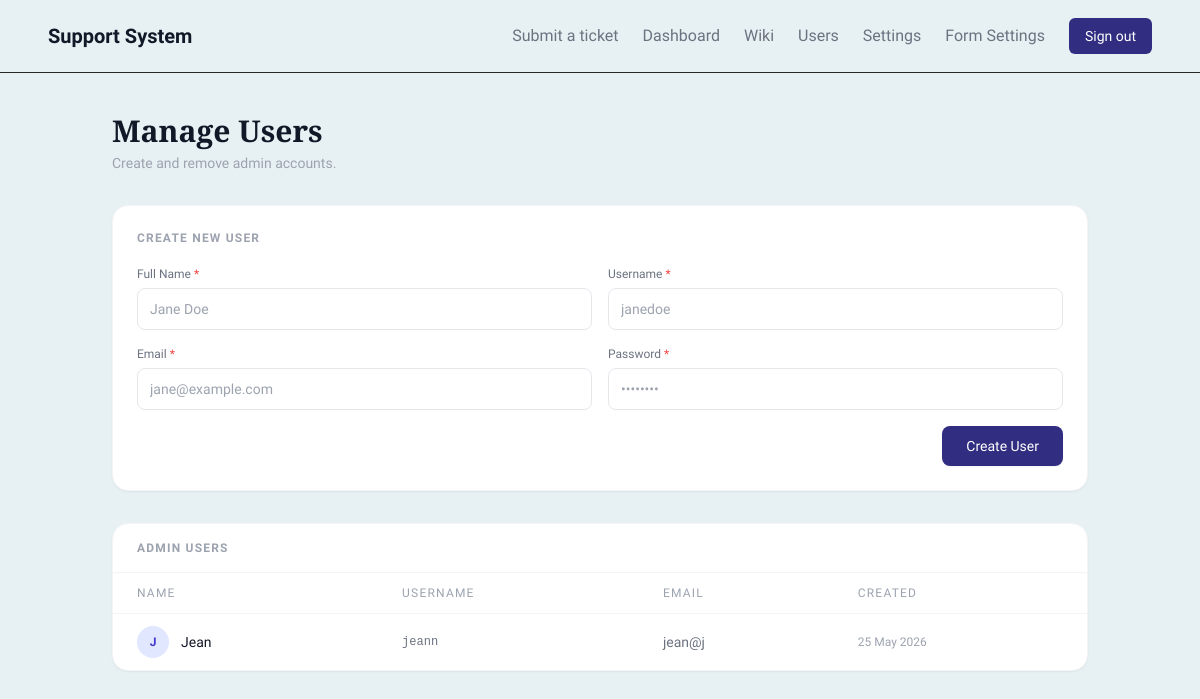
The app's page /admin/users (signed in) with its own data.
### models/user.py (models this page shows)
class User(db.Model, UserMixin):
    __tablename__ = 'users'
    id = db.Column(db.Integer, primary_key=True)
    name = db.Column(db.String(100), nullable=False)
    username = db.Column(db.String(80), unique=True, nullable=False)
    email = db.Column(db.String(120), unique=True, nullable=False)
    password_hash = db.Column(db.String(200), nullable=False)
    is_superadmin = db.Column(db.Boolean, default=False)
    created_at = db.Column(db.DateTime, default=datetime.utcnow)
    is_active = db.Column(db.Boolean, default=True, nullable=False)

### routes/admin.py (the view)
@admin_bp.route('/users')
@login_required
@require_permission('Users', 'can_view')
def users():
    all_users = User.query.filter_by(is_superadmin=False, is_active=True).order_by(User.created_at.desc()).all()
    return render_template('admin/users.html', users=all_users)

### app.py (called while the page is built)
@app.after_request
def add_no_cache(response):
    response.headers['Cache-Control'] = 'no-cache, no-store, must-revalidate'
    response.headers['Pragma'] = 'no-cache'
    response.headers['Expires'] = '0'
    return response

### routes/admin.py (called while the page is built, shortened)
@admin_bp.context_processor
def admin_permissions():
    def _perm(module):
        return UserPermission.query.filter_by(
            user_id=current_user.id, module=module
        ).first()
    return dict(
        users_perm=_perm('Users'),
        settings_perm=_perm('Settings'),
        form_settings_perm=_perm('Form Settings'),
        reports_perm=_perm('Reports'),
    )

### templates/admin/users.html (shortened to what this page needs)
{% extends "base.html" %}
{% block content %}
<div class="max-w-5xl mx-auto px-6 py-10">
  <div class="flex items-center gap-4 mb-8">
    <div>
      <h1 class="text-3xl font-bold text-gray-900" style="font-family: 'Playfair Display', serif;">Manage Users</h1>
      <p class="text-sm text-gray-400 mt-1">Create and remove admin accounts.</p>
    </div>
  </div>
  {% if users_perm and users_perm.can_create %}
  <div class="bg-white rounded-2xl border border-gray-100 shadow-sm p-6 mb-8">
    <h2 class="text-xs font-semibold uppercase tracking-widest text-gray-400 mb-5">Create New User</h2>
    <form method="POST" action="{{ url_for('admin.create_user') }}">
      <div class="grid grid-cols-1 sm:grid-cols-2 gap-4 mb-4">
        <div>
          <label class="block text-xs font-medium text-gray-500 mb-1.5">Full Name <span class="text-red-500">*</span></label>
          <input type="text" name="name" required placeholder="Jane Doe"
                 class="w-full rounded-lg border border-gray-200 px-3 py-2.5 text-sm text-gray-900 placeholder-gray-400
                        focus:outline-none focus:ring-2 focus:ring-indigo-500 transition">
        </div>
        <div>
          <label class="block text-xs font-medium text-gray-500 mb-1.5">Username <span class="text-red-500">*</span></label>
          <input type="text" name="username" required placeholder="janedoe"
                 class="w-full rounded-lg border border-gray-200 px-3 py-2.5 text-sm text-gray-900 placeholder-gray-400
                        focus:outline-none focus:ring-2 focus:ring-indigo-500 transition">
        </div>
        <div>
          <label class="block text-xs font-medium text-gray-500 mb-1.5">Email <span class="text-red-500">*</span></label>
          <input type="email" name="email" required placeholder="jane@example.com"
                 class="w-full rounded-lg border border-gray-200 px-3 py-2.5 text-sm text-gray-900 placeholder-gray-400
                        focus:outline-none focus:ring-2 focus:ring-indigo-500 transition">
        </div>
        <div>
          <label class="block text-xs font-medium text-gray-500 mb-1.5">Password <span class="text-red-500">*</span></label>
          <input type="password" name="password" required placeholder="••••••••"
                 class="w-full rounded-lg border border-gray-200 px-3 py-2.5 text-sm text-gray-900 placeholder-gray-400
                        focus:outline-none focus:ring-2 focus:ring-indigo-500 transition">
        </div>
      </div>
      <div class="flex justify-end">
        <button type="submit"
                class="bg-indigo-900 hover:bg-indigo-700 text-white text-sm font-medium px-6 py-2.5 rounded-lg transition shadow-sm">
          Create User
        </button>
      </div>
    </form>
  </div>
  {% endif %}
  <div class="bg-white rounded-2xl border border-gray-100 shadow-sm overflow-hidden">
    <div class="px-6 py-4 border-b border-gray-100">
      <h2 class="text-xs font-semibold uppercase tracking-widest text-gray-400">Admin Users</h2>
    </div>
    {% if users %}
    <table class="w-full text-sm">
      <thead>
        <tr class="border-b border-gray-100 text-xs text-gray-400 uppercase tracking-widest">
          <th class="text-left px-6 py-3 font-medium">Name</th>
          <th class="text-left px-6 py-3 font-medium">Username</th>
          <th class="text-left px-6 py-3 font-medium">Email</th>
          <th class="text-left px-6 py-3 font-medium">Created</th>
        </tr>
      </thead>
      <tbody class="divide-y divide-gray-50">
        {% for user in users %}
        <tr class="hover:bg-gray-50 transition">
          <td class="px-6 py-3 font-medium text-gray-900">
            <div class="flex items-center gap-3">
              <div class="w-8 h-8 rounded-full bg-indigo-100 flex items-center justify-center text-xs font-bold text-indigo-700">
                {{ user.name[0].upper() }}
              </div>
              {{ user.name }}
            </div>
          </td>
          <td class="px-6 py-3 text-gray-500 font-mono text-xs">{{ user.username }}</td>
          <td class="px-6 py-3 text-gray-500">{{ user.email }}</td>
          <td class="px-6 py-3 text-gray-400 text-xs">{{ user.created_at.strftime('%d %b %Y') }}</td>
        </tr>
        {% endfor %}
      </tbody>
    </table>
    {% else %}
    <div class="text-center py-16 text-gray-400">
      <p class="text-3xl mb-3">👤</p>
      <p class="font-medium text-gray-500">No admin users yet</p>
      <p class="text-sm mt-1">Create one using the form above.</p>
    </div>
    {% endif %}
  </div>
</div>
{% endblock %}

### templates/base.html (style rules this page uses)
body { background: #e7f1f3; }

### records on screen
User: name "J", name "Jean", username "jeann", email "jean@j", created_at "25 May 2026"
